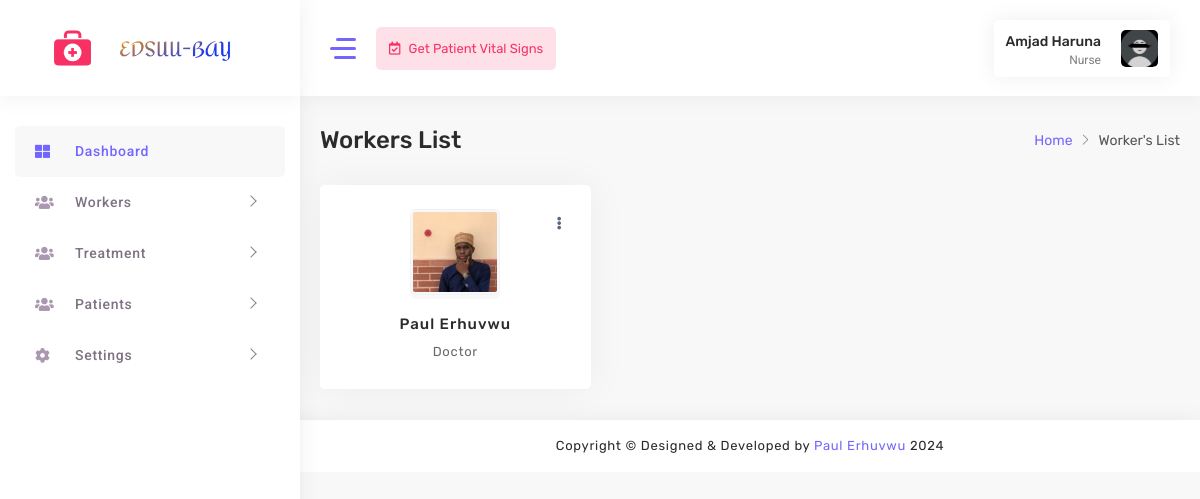
Screenshot of /nurse/worker-list/ (signed in) with the database file from the repository.
### accounts/models.py (models this page shows, shortened)
class UserProfile(models.Model):
    USER_ROLES = (
        ('nurse', 'Nurse'),
        ('doctor', 'Doctor'),
    )
    user = models.OneToOneField(User, on_delete=models.CASCADE)
    email = models.EmailField(max_length=30)
    role = models.CharField(max_length=20, choices=USER_ROLES)
    phone_number = models.CharField(max_length=15)
    profile_picture = models.ImageField(upload_to='profile_pictures', blank=True, null=True)
    bio = models.TextField(blank=True, null=True)
    address = models.TextField(blank=True, null=True)
    birthday = models.DateField(blank=True, null=True)

### accounts/views.py (the view)
# urls.py: path("nurse/worker-list/", workers_list_nurse, name='workers'),
@login_required(login_url='/custom_login/')
@role_required('nurse')
def workers_list_nurse(request):
    current_user_profile = UserProfile.objects.get(user=request.user)
    workers = UserProfile.objects.filter(role__in=['doctor', 'nurse']).exclude(user=current_user_profile.user)
    return render(request, 'nurse/worker-list.html', {'workers': workers})

### accounts/views.py (called while the page is built)
def role_required(role):
    def decorator(view_func):
        @wraps(view_func)
        def _wrapped_view(request, *args, **kwargs):
            if request.user.is_authenticated:
                user_profile = UserProfile.objects.get(user=request.user)
                if user_profile.role == role:
                    return view_func(request, *args, **kwargs)
                else:
                    return redirect('error404')  # Update 'error404' with your actual URL name for the error page
            else:
                return redirect('login')
        return _wrapped_view
    return decorator

### accounts/templates/nurse/worker-list.html (shortened to what this page needs)
{% load static %}
<!DOCTYPE html>
<html lang="en">
<head>
    <link rel="stylesheet" href="{% static 'assets/main/css/fonts.css' %}">
    <link rel="stylesheet" href="{% static 'assets/main/css/style.css' %}">
</head>
<body>
    <div id="main-wrapper" class="show">
        <aside class="left-panel nicescroll-box">
            <nav class="navigation">
                <ul class="list-unstyled main-menu">
                    <li class="has-submenu active">
                        <a href="{% url 'homenurse' %}">
                            <i class="fas fa-th-large"></i>
                            <span class="nav-label">Dashboard</span>
                        </a>
                    </li>
                    <li class="has-submenu">
                        <a href="javascript:void()" class="has-arrow mm-collapsed">
                            <i class="fas fa-users"></i>
                            <span class="nav-label">Workers</span>
                        </a>
                    </li>
                    <li class="has-submenu">
                        <a href="javascript:void()" class="has-arrow mm-collapsed">
                            <i class="fas fa-users"></i>
                            <span class="nav-label">Treatment</span>
                        </a>
                    </li>
                    <li class="has-submenu">
                        <a href="javascript:void()" class="has-arrow mm-collapsed">
                            <i class="fas fa-users"></i>
                            <span class="nav-label">Patients</span>
                        </a>
                    </li>
                    <li class="has-submenu">
                        <a href="javascript:void()" class="has-arrow mm-collapsed">
                            <i class="fas fa-cog"></i>
                            <span class="nav-label">Settings</span>
                        </a>
                    </li>
                </ul>
            </nav>
        </aside>
        <div class="nav-header">
            <div class="brand-logo">
                <a href="#"> <img class="logo-tabib" src="{% static 'assets/images/download.png' %}" alt=""></a>
                <a href="#"><img class="brand-title" src="{% static 'assets/images/logo.png' %}" alt=""></a>
            </div>
        </div>
        <div class="header">
            <header class="top-head container-fluid">
                <div class="nav-control">
                    <div class="hamburger">
                        <span class="line"></span><span class="line"></span><span class="line"></span>
                    </div>
                    <div class="left-header content-header__menu">
                        <ul class="list-unstyled">
                            <li class="nav-link btn">
                                <a href="{% url 'vitals' %}"><i class="far fa-calendar-check"></i> <span>Get Patient Vital Signs</span> </a>
                            </li>
                        </ul>
                    </div>
                </div>
                <div class="header-right">
                    <div class="my-account-wrapper widget-7">
                        <div class="account-wrapper">
                            <div class="account-control">
                                <a class="login header-profile" href="#" title="Sign in">
                                    <div class="header-info">
                                        <span style="text-transform: capitalize;">{{ user.get_full_name }}</span>
                                        <small>{{ user.userprofile.get_role_display }}</small>
                                    </div>
                                    <img src="{% if user.userprofile.profile_picture %}{{ user.userprofile.profile_picture.url }}{% else %}{% static 'assets/images/profile.jpg' %}{% endif %}" alt="Profile Picture">
                                </a>
                            </div>
                        </div>
                    </div>
                </div>
            </header>
        </div>
        <div class="content-body">
            <div class="warper container-fluid">
                <div class="all-patients main_container">
                    <div class="row page-titles mx-0">
                        <div class="col-sm-6 p-md-0">
                            <div class="welcome-text">
                                <h4 class="text-primary">Workers List</h4>
                            </div>
                        </div>
                        <div class="col-sm-6 p-md-0 justify-content-sm-end mt-2 mt-sm-0 d-flex">
                            <ol class="breadcrumb">
                                <li class="breadcrumb-item"><a href="{% url 'homenurse' %}">Home</a></li>
                                <li class="breadcrumb-item active"><a href="#">Worker's List</a></li>
                            </ol>
                        </div>
                    </div>
                    <div class="row">
                        <div class="col-lg-12">
                            <div class="widget-media list-doctors best-doctor">
                                <div class="timeline row">
                                    <div class="container">
                                        <div class="row">
                                            {% if workers %}
                                                {% for worker in workers %}
                                                    <div class="col-sm-6 col-lg-4">
                                                        <div class="timeline-panel card p-4 mb-4">
                                                            <div class="media">
                                                                {% if worker.user.userprofile.profile_picture %}
                                                                <img alt="image" src="{{ worker.user.userprofile.profile_picture.url }}" class="img-fluid rounded-circle" width="60">
                                                                {% else %}
                                                                <img alt="image" src="{% static 'assets/images/profile.jpg' %}" class="img-fluid rounded-circle" width="60">
                                                                {% endif %}
                                                            </div>
                                                            <div class="media-body">
                                                                <a href="{% url 'workerprofile' worker.id %}">
                                                                    <h4 class="mb-2" style="text-transform: capitalize;">{{ worker.user.get_full_name }}</h4>
                                                                </a>
                                                                <p class="mb-2">{{ worker.role|capfirst }}</p>
                                                            </div>
                                                            <div class="btn-group-style-1">
                                                                <div class="btn-content">
                                                                    <button type="button" class="btn btn-secondary dropdown-toggle" data-bs-toggle="dropdown" aria-haspopup="true" aria-expanded="false">
                                                                        <i class="fas fa-ellipsis-v"></i>
                                                                    </button>
                                                                </div>
                                                            </div>
                                                        </div>
                                                    </div>
                                                {% endfor %}
                                            {% else %}
                                                <p>No workers found
                                            {% endif %}
                                </div>
                            </div>
                        </div>
                    </div>
                </div>
            </div>
        </div>
        </div>
    </div>
        <div class="footer">
            <div class="copyright">
                <p class="mb-0">Copyright © Designed &amp; Developed by <a href="#" target="_blank">Paul Erhuvwu</a>
                    2024
                </p>
            </div>
        </div>
    </div>
</body>
</html>

### rows the page displays
UserProfile: user.userprofile.profile_picture (picture), user.get_full_name "Paul Erhuvwu", role "Doctor"

### other values shown
{{ user.get_full_name }} "Amjad Haruna"
{{ user.userprofile.get_role_display }} "Nurse"
